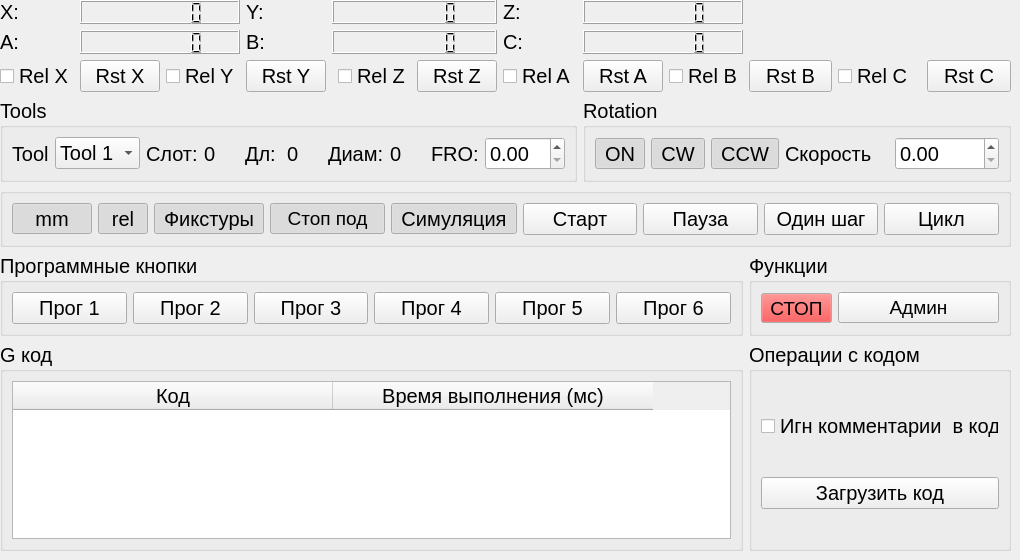
    <widget class="QWidget" name="tab">
     <attribute name="title">
      <string>Главное окно</string>
     </attribute>
     <widget class="QWidget" name="widget_5" native="true">
      <property name="geometry">
       <rect>
        <x>0</x>
        <y>0</y>
        <width>1011</width>
        <height>551</height>
       </rect>
      </property>
      <layout class="QGridLayout" name="gridLayout_3">
       <item row="5" column="0" colspan="10">
        <widget class="QGroupBox" name="groupBox_3">
         <property name="font">
          <font>
           <pointsize>15</pointsize>
          </font>
         </property>
         <property name="title">
          <string>Программные кнопки</string>
         </property>
         <layout class="QHBoxLayout" name="horizontalLayout_5">
          <item>
           <widget class="QPushButton" name="btnProg1">
            <property name="text">
             <string>Прог 1</string>
            </property>
           </widget>
          </item>
          <item>
           <widget class="QPushButton" name="btnProg2">
            <property name="text">
             <string>Прог 2</string>
            </property>
           </widget>
          </item>
          <item>
           <widget class="QPushButton" name="btnProg3">
            <property name="text">
             <string>Прог 3</string>
            </property>
           </widget>
          </item>
          <item>
           <widget class="QPushButton" name="btnProg4">
            <property name="text">
             <string>Прог 4</string>
            </property>
           </widget>
          </item>
          <item>
           <widget class="QPushButton" name="btnProg5">
            <property name="text">
             <string>Прог 5</string>
            </property>
           </widget>
          </item>
          <item>
           <widget class="QPushButton" name="btnProg6">
            <property name="text">
             <string>Прог 6</string>
            </property>
           </widget>
          </item>
         </layout>
        </widget>
       </item>
       <item row="3" column="0" colspan="8">
        <widget class="QGroupBox" name="groupBox_2">
         <property name="font">
          <font>
           <pointsize>15</pointsize>
          </font>
         </property>
         <property name="title">
          <string>Tools</string>
         </property>
         <layout class="QHBoxLayout" name="horizontalLayout_4">
          <item>
           <widget class="QLabel" name="label_45">
            <property name="text">
             <string>Tool</string>
            </property>
           </widget>
          </item>
          <item>
           <widget class="QComboBox" name="btnSelectTool">
            <item>
             <property name="text">
              <string>Tool 1</string>
             </property>
            </item>
            <item>
             <property name="text">
              <string>Tool 2</string>
             </property>
            </item>
           </widget>
          </item>
          <item>
           <widget class="QLabel" name="label_46">
            <property name="text">
             <string>Слот:</string>
            </property>
           </widget>
          </item>
          <item>
           <widget class="QLabel" name="label_47">
            <property name="text">
             <string>0</string>
            </property>
           </widget>
          </item>
          <item>
           <widget class="QLabel" name="label_48">
            <property name="text">
             <string>Дл:</string>
            </property>
           </widget>
          </item>
          <item>
           <widget class="QLabel" name="label_49">
            <property name="text">
             <string>0</string>
            </property>
           </widget>
          </item>
          <item>
           <widget class="QLabel" name="label_50">
            <property name="text">
             <string>Диам:</string>
            </property>
           </widget>
          </item>
          <item>
           <widget class="QLabel" name="label_51">
            <property name="text">
             <string>0</string>
            </property>
           </widget>
          </item>
          <item>
           <widget class="QLabel" name="label_53">
            <property name="text">
             <string>FRO:</string>
            </property>
           </widget>
          </item>
          <item>
           <widget class="QDoubleSpinBox" name="doubleSpinBox_2"/>
          </item>
         </layout>
        </widget>
       </item>
       <item row="3" column="8" colspan="5">
        <widget class="QGroupBox" name="groupBox_5">
         <property name="font">
          <font>
           <pointsize>15</pointsize>
          </font>
         </property>
         <property name="title">
          <string>Rotation</string>
         </property>
         <layout class="QHBoxLayout" name="horizontalLayout_7">
          <item>
           <widget class="QToolButton" name="btnRotationOn">
            <property name="text">
             <string>ON</string>
            </property>
            <property name="checkable">
             <bool>true</bool>
            </property>
            <property name="checked">
             <bool>true</bool>
            </property>
           </widget>
          </item>
          <item>
           <widget class="QToolButton" name="btnRotationCW">
            <property name="text">
             <string>CW</string>
            </property>
            <property name="checkable">
             <bool>true</bool>
            </property>
            <property name="checked">
             <bool>true</bool>
            </property>
           </widget>
          </item>
          <item>
           <widget class="QToolButton" name="btnRotationCCW">
            <property name="text">
             <string>CCW</string>
            </property>
            <property name="checkable">
             <bool>true</bool>
            </property>
            <property name="checked">
             <bool>true</bool>
            </property>
           </widget>
          </item>
          <item>
           <widget class="QLabel" name="label_52">
            <property name="text">
             <string>Скорость</string>
            </property>
           </widget>
          </item>
          <item>
           <widget class="QDoubleSpinBox" name="doubleSpinBox"/>
          </item>
         </layout>
        </widget>
       </item>
       <item row="6" column="0" colspan="10">
        <widget class="QGroupBox" name="groupBox_6">
         <property name="font">
          <font>
           <pointsize>15</pointsize>
          </font>
         </property>
         <property name="title">
          <string>G код</string>
         </property>
         <layout class="QHBoxLayout" name="horizontalLayout_8">
          <item>
           <widget class="QTableWidget" name="gCodeTable">
            <property name="font">
             <font>
              <pointsize>15</pointsize>
             </font>
            </property>
            <property name="selectionMode">
             <enum>QAbstractItemView::SingleSelection</enum>
            </property>
            <property name="selectionBehavior">
             <enum>QAbstractItemView::SelectRows</enum>
            </property>
            <attribute name="horizontalHeaderDefaultSectionSize">
             <number>320</number>
            </attribute>
            <attribute name="horizontalHeaderMinimumSectionSize">
             <number>200</number>
            </attribute>
            <attribute name="verticalHeaderMinimumSectionSize">
             <number>100</number>
            </attribute>
            <attribute name="verticalHeaderShowSortIndicator" stdset="0">
             <bool>false</bool>
            </attribute>
            <column>
             <property name="text">
              <string>Код</string>
             </property>
            </column>
            <column>
             <property name="text">
              <string>Время выполнения (мс)</string>
             </property>
            </column>
           </widget>
          </item>
         </layout>
        </widget>
       </item>
       <item row="4" column="0" colspan="13">
        <widget class="QGroupBox" name="groupBox">
         <property name="font">
          <font>
           <pointsize>15</pointsize>
          </font>
         </property>
         <property name="title">
          <string/>
         </property>
         <property name="checkable">
          <bool>false</bool>
         </property>
         <layout class="QHBoxLayout" name="horizontalLayout_3">
          <item>
           <widget class="QToolButton" name="btnUnits">
            <property name="minimumSize">
             <size>
              <width>80</width>
              <height>0</height>
             </size>
            </property>
            <property name="maximumSize">
             <size>
              <width>80</width>
              <height>16777215</height>
             </size>
            </property>
            <property name="text">
             <string>mm</string>
            </property>
            <property name="checkable">
             <bool>true</bool>
            </property>
            <property name="checked">
             <bool>true</bool>
            </property>
           </widget>
          </item>
          <item>
           <widget class="QToolButton" name="btnRelation">
            <property name="minimumSize">
             <size>
              <width>50</width>
              <height>0</height>
             </size>
            </property>
            <property name="maximumSize">
             <size>
              <width>50</width>
              <height>16777215</height>
             </size>
            </property>
            <property name="text">
             <string>rel</string>
            </property>
            <property name="checkable">
             <bool>true</bool>
            </property>
            <property name="checked">
             <bool>true</bool>
            </property>
           </widget>
          </item>
          <item>
           <widget class="QToolButton" name="btnFuctures">
            <property name="text">
             <string>Фикстуры</string>
            </property>
            <property name="checkable">
             <bool>true</bool>
            </property>
            <property name="checked">
             <bool>true</bool>
            </property>
           </widget>
          </item>
          <item>
           <widget class="QPushButton" name="btnStopFeed">
            <property name="font">
             <font>
              <pointsize>14</pointsize>
             </font>
            </property>
            <property name="text">
             <string>Стоп под</string>
            </property>
            <property name="checkable">
             <bool>true</bool>
            </property>
            <property name="checked">
             <bool>true</bool>
            </property>
           </widget>
          </item>
          <item>
           <widget class="QToolButton" name="btnSimulation">
            <property name="text">
             <string>Симуляция</string>
            </property>
            <property name="checkable">
             <bool>true</bool>
            </property>
            <property name="checked">
             <bool>true</bool>
            </property>
           </widget>
          </item>
          <item>
           <widget class="QPushButton" name="btnRestart">
            <property name="text">
             <string>Старт</string>
            </property>
           </widget>
          </item>
          <item>
           <widget class="QPushButton" name="btnPause">
            <property name="text">
             <string>Пауза</string>
            </property>
           </widget>
          </item>
          <item>
           <widget class="QPushButton" name="btnOneStep">
            <property name="text">
             <string>Один шаг</string>
            </property>
           </widget>
          </item>
          <item>
           <widget class="QPushButton" name="btnCicle">
            <property name="text">
             <string>Цикл</string>
            </property>
           </widget>
          </item>
         </layout>
        </widget>
       </item>
       <item row="6" column="10" colspan="3">
        <widget class="QGroupBox" name="groupBox_7">
         <property name="font">
          <font>
           <pointsize>15</pointsize>
          </font>
         </property>
         <property name="title">
          <string>Операции с кодом</string>
         </property>
         <layout class="QVBoxLayout" name="verticalLayout_3">
          <item>
           <widget class="QCheckBox" name="btnIgnoreComment">
            <property name="text">
             <string>Игн комментарии  в коде</string>
            </property>
           </widget>
          </item>
          <item>
           <widget class="QPushButton" name="pushButton_19">
            <property name="text">
             <string>Загрузить код</string>
            </property>
           </widget>
          </item>
         </layout>
        </widget>
       </item>
       <item row="0" column="0">
        <widget class="QLabel" name="label_39">
         <property name="font">
          <font>
           <pointsize>15</pointsize>
          </font>
         </property>
         <property name="text">
          <string>X:</string>
         </property>
        </widget>
       </item>
       <item row="2" column="1">
        <widget class="QPushButton" name="btnResetX">
         <property name="font">
          <font>
           <pointsize>15</pointsize>
          </font>
         </property>
         <property name="text">
          <string>Rst X</string>
         </property>
        </widget>
       </item>
       <item row="2" column="0">
        <widget class="QCheckBox" name="btnRelX">
         <property name="font">
          <font>
           <pointsize>15</pointsize>
          </font>
         </property>
         <property name="text">
          <string>Rel X</string>
         </property>
        </widget>
       </item>
       <item row="2" column="2">
        <widget class="QCheckBox" name="btnRelY">
         <property name="font">
          <font>
           <pointsize>15</pointsize>
          </font>
         </property>
         <property name="text">
          <string>Rel Y</string>
         </property>
        </widget>
       </item>
       <item row="2" column="12">
        <widget class="QPushButton" name="btnResetC">
         <property name="font">
          <font>
           <pointsize>15</pointsize>
          </font>
         </property>
         <property name="text">
          <string>Rst C</string>
         </property>
        </widget>
       </item>
       <item row="2" column="5">
        <widget class="QCheckBox" name="btnRelZ">
         <property name="font">
          <font>
           <pointsize>15</pointsize>
          </font>
         </property>
         <property name="text">
          <string>Rel Z</string>
         </property>
        </widget>
       </item>
       <item row="2" column="7">
        <widget class="QCheckBox" name="btnRelA">
         <property name="font">
          <font>
           <pointsize>15</pointsize>
          </font>
         </property>
         <property name="text">
          <string>Rel A</string>
         </property>
        </widget>
       </item>
       <item row="2" column="6">
        <widget class="QPushButton" name="btnResetZ">
         <property name="font">
          <font>
           <pointsize>15</pointsize>
          </font>
         </property>
         <property name="text">
          <string>Rst Z</string>
         </property>
        </widget>
       </item>
       <item row="2" column="9">
        <widget class="QCheckBox" name="btnRelB">
         <property name="font">
          <font>
           <pointsize>15</pointsize>
          </font>
         </property>
         <property name="text">
          <string>Rel B</string>
         </property>
        </widget>
       </item>
       <item row="2" column="8">
        <widget class="QPushButton" name="btnResetA">
         <property name="font">
          <font>
           <pointsize>15</pointsize>
          </font>
         </property>
         <property name="text">
          <string>Rst A</string>
         </property>
        </widget>
       </item>
       <item row="2" column="10">
        <widget class="QPushButton" name="btnResetB">
         <property name="font">
          <font>
           <pointsize>15</pointsize>
          </font>
         </property>
         <property name="text">
          <string>Rst B</string>
         </property>
        </widget>
       </item>
       <item row="2" column="3">
        <widget class="QPushButton" name="btnResetY">
         <property name="font">
          <font>
           <pointsize>15</pointsize>
          </font>
         </property>
         <property name="text">
          <string>Rst Y</string>
         </property>
        </widget>
       </item>
       <item row="2" column="11">
        <widget class="QCheckBox" name="btnRelC">
         <property name="font">
          <font>
           <pointsize>15</pointsize>
          </font>
         </property>
         <property name="text">
          <string>Rel C</string>
         </property>
        </widget>
       </item>
       <item row="5" column="10" colspan="3">
        <widget class="QGroupBox" name="groupBox_4">
         <property name="font">
          <font>
           <pointsize>15</pointsize>
          </font>
         </property>
         <property name="title">
          <string>Функции</string>
         </property>
         <layout class="QHBoxLayout" name="horizontalLayout_6">
          <item>
           <widget class="QToolButton" name="btnStop">
            <property name="palette">
             <palette>
              <active>
               <colorrole role="Button">
                <brush brushstyle="SolidPattern">
                 <color alpha="255">
                  <red>239</red>
                  <green>41</green>
                  <blue>41</blue>
                 </color>
                </brush>
               </colorrole>
              </active>
              <inactive>
               <colorrole role="Button">
                <brush brushstyle="SolidPattern">
                 <color alpha="255">
                  <red>239</red>
                  <green>41</green>
                  <blue>41</blue>
                 </color>
                </brush>
               </colorrole>
              </inactive>
              <disabled>
               <colorrole role="Button">
                <brush brushstyle="SolidPattern">
                 <color alpha="255">
                  <red>239</red>
                  <green>41</green>
                  <blue>41</blue>
                 </color>
                </brush>
               </colorrole>
              </disabled>
             </palette>
            </property>
            <property name="font">
             <font>
              <pointsize>14</pointsize>
             </font>
            </property>
            <property name="text">
             <string>СТОП</string>
            </property>
           </widget>
          </item>
          <item>
           <widget class="QPushButton" name="btnAdmin">
            <property name="font">
             <font>
              <pointsize>14</pointsize>
             </font>
            </property>
            <property name="text">
             <string>Админ</string>
            </property>
           </widget>
          </item>
         </layout>
        </widget>
       </item>
       <item row="0" column="1" colspan="2">
        <widget class="QLCDNumber" name="lcdCoordX">
         <property name="smallDecimalPoint">
          <bool>false</bool>
         </property>
         <property name="digitCount">
          <number>7</number>
         </property>
         <property name="mode">
          <enum>QLCDNumber::Dec</enum>
         </property>
        </widget>
       </item>
       <item row="1" column="8" colspan="2">
        <widget class="QLCDNumber" name="lcdCoordC">
         <property name="digitCount">
          <number>7</number>
         </property>
        </widget>
       </item>
       <item row="0" column="3">
        <widget class="QLabel" name="label_40">
         <property name="font">
          <font>
           <pointsize>15</pointsize>
          </font>
         </property>
         <property name="text">
          <string>Y:</string>
         </property>
        </widget>
       </item>
       <item row="1" column="1" colspan="2">
        <widget class="QLCDNumber" name="lcdCoordA">
         <property name="digitCount">
          <number>7</number>
         </property>
        </widget>
       </item>
       <item row="1" column="0">
        <widget class="QLabel" name="label_42">
         <property name="font">
          <font>
           <pointsize>15</pointsize>
          </font>
         </property>
         <property name="text">
          <string>A:</string>
         </property>
        </widget>
       </item>
       <item row="1" column="4" colspan="3">
        <widget class="QLCDNumber" name="lcdCoordB">
         <property name="digitCount">
          <number>7</number>
         </property>
        </widget>
       </item>
       <item row="1" column="3">
        <widget class="QLabel" name="label_43">
         <property name="font">
          <font>
           <pointsize>15</pointsize>
          </font>
         </property>
         <property name="text">
          <string>B:</string>
         </property>
        </widget>
       </item>
       <item row="1" column="7">
        <widget class="QLabel" name="label_44">
         <property name="font">
          <font>
           <pointsize>15</pointsize>
          </font>
         </property>
         <property name="text">
          <string>C:</string>
         </property>
        </widget>
       </item>
       <item row="0" column="7">
        <widget class="QLabel" name="label_41">
         <property name="font">
          <font>
           <pointsize>15</pointsize>
          </font>
         </property>
         <property name="text">
          <string>Z:</string>
         </property>
        </widget>
       </item>
       <item row="0" column="4" colspan="3">
        <widget class="QLCDNumber" name="lcdCoordY">
         <property name="digitCount">
          <number>7</number>
         </property>
        </widget>
       </item>
       <item row="0" column="8" colspan="2">
        <widget class="QLCDNumber" name="lcdCoordZ">
         <property name="digitCount">
          <number>7</number>
         </property>
        </widget>
       </item>
      </layout>
     </widget>
    </widget>
